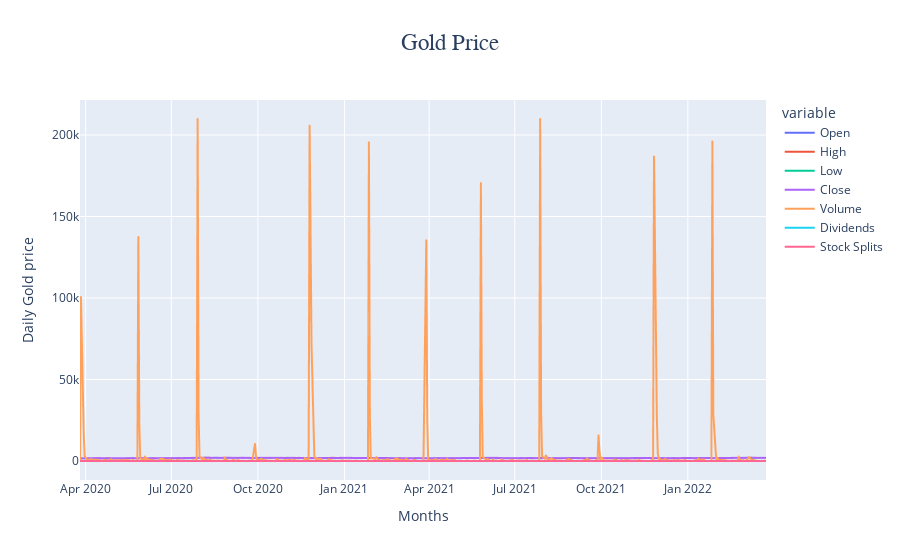

Notebook cell for this chart:
### Code cell
fig = px.line(price,title='Gold Price',labels={'Date':'Months','value':'Daily Gold price'})
fig.update_layout(title={'font_family':'Georgia','font_size':23,'x':0.5})
fig.show()

### Figure 1 — Plotly figure (JSON) as saved in the notebook; plotly's stock layout.template omitted (floating-point values rounded to 4 significant figures; data arrays with more than 128 entries replaced by an {"elided": "..."} marker saying what was removed)
{"data": [{"hovertemplate": "variable=Open<br>Months=%{x}<br>Daily Gold price=%{y}<extra></extra>", "legendgroup": "Open", "line": {"color": "#636efa", "dash": "solid"}, "marker": {"symbol": "circle"}, "mode": "lines", "name": "Open", "showlegend": true, "type": "scattergl", "x": {"elided": "730 str values"}, "xaxis": "x", "y": {"elided": "730 float values"}, "yaxis": "y"}, {"hovertemplate": "variable=High<br>Months=%{x}<br>Daily Gold price=%{y}<extra></extra>", "legendgroup": "High", "line": {"color": "#EF553B", "dash": "solid"}, "marker": {"symbol": "circle"}, "mode": "lines", "name": "High", "showlegend": true, "type": "scattergl", "x": {"elided": "730 str values"}, "xaxis": "x", "y": {"elided": "730 float values"}, "yaxis": "y"}, {"hovertemplate": "variable=Low<br>Months=%{x}<br>Daily Gold price=%{y}<extra></extra>", "legendgroup": "Low", "line": {"color": "#00cc96", "dash": "solid"}, "marker": {"symbol": "circle"}, "mode": "lines", "name": "Low", "showlegend": true, "type": "scattergl", "x": {"elided": "730 str values"}, "xaxis": "x", "y": {"elided": "730 float values"}, "yaxis": "y"}, {"hovertemplate": "variable=Close<br>Months=%{x}<br>Daily Gold price=%{y}<extra></extra>", "legendgroup": "Close", "line": {"color": "#ab63fa", "dash": "solid"}, "marker": {"symbol": "circle"}, "mode": "lines", "name": "Close", "showlegend": true, "type": "scattergl", "x": {"elided": "730 str values"}, "xaxis": "x", "y": {"elided": "730 float values"}, "yaxis": "y"}, {"hovertemplate": "variable=Volume<br>Months=%{x}<br>Daily Gold price=%{y}<extra></extra>", "legendgroup": "Volume", "line": {"color": "#FFA15A", "dash": "solid"}, "marker": {"symbol": "circle"}, "mode": "lines", "name": "Volume", "showlegend": true, "type": "scattergl", "x": {"elided": "730 str values"}, "xaxis": "x", "y": {"elided": "730 float values"}, "yaxis": "y"}, {"hovertemplate": "variable=Dividends<br>Months=%{x}<br>Daily Gold price=%{y}<extra></extra>", "legendgroup": "Dividends", "line": {"color": "#19d3f3", "dash": "solid"}, "marker": {"symbol": "circle"}, "mode": "lines", "name": "Dividends", "showlegend": true, "type": "scattergl", "x": {"elided": "730 str values"}, "xaxis": "x", "y": {"elided": "730 int values"}, "yaxis": "y"}, {"hovertemplate": "variable=Stock Splits<br>Months=%{x}<br>Daily Gold price=%{y}<extra></extra>", "legendgroup": "Stock Splits", "line": {"color": "#FF6692", "dash": "solid"}, "marker": {"symbol": "circle"}, "mode": "lines", "name": "Stock Splits", "showlegend": true, "type": "scattergl", "x": {"elided": "730 str values"}, "xaxis": "x", "y": {"elided": "730 int values"}, "yaxis": "y"}], "layout": {"legend": {"title": {"text": "variable"}, "tracegroupgap": 0}, "title": {"font": {"family": "Georgia", "size": 23}, "text": "Gold Price", "x": 0.5}, "xaxis": {"anchor": "y", "domain": [0, 1], "title": {"text": "Months"}}, "yaxis": {"anchor": "x", "domain": [0, 1], "title": {"text": "Daily Gold price"}}}}
